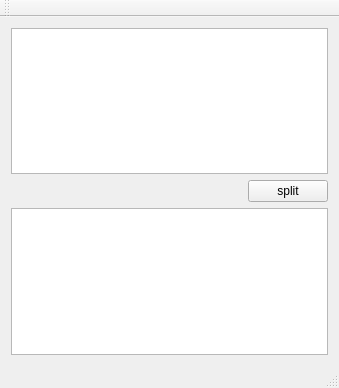
<?xml version="1.0" encoding="UTF-8"?>
<ui version="4.0">
 <class>MainWindow</class>
 <widget class="QMainWindow" name="MainWindow">
  <property name="geometry">
   <rect>
    <x>0</x>
    <y>0</y>
    <width>339</width>
    <height>388</height>
   </rect>
  </property>
  <property name="windowTitle">
   <string>cppjieba-demo</string>
  </property>
  <widget class="QWidget" name="centralWidget">
   <layout class="QVBoxLayout" name="verticalLayout">
    <item>
     <widget class="QPlainTextEdit" name="plainTextEdit">
      <property name="maximumSize">
       <size>
        <width>16777215</width>
        <height>500</height>
       </size>
      </property>
     </widget>
    </item>
    <item>
     <layout class="QHBoxLayout" name="horizontalLayout">
      <item>
       <spacer name="horizontalSpacer">
        <property name="orientation">
         <enum>Qt::Horizontal</enum>
        </property>
        <property name="sizeHint" stdset="0">
         <size>
          <width>40</width>
          <height>20</height>
         </size>
        </property>
       </spacer>
      </item>
      <item>
       <widget class="QPushButton" name="splitButton">
        <property name="text">
         <string>split</string>
        </property>
       </widget>
      </item>
     </layout>
    </item>
    <item>
     <widget class="QListWidget" name="listWidget"/>
    </item>
   </layout>
  </widget>
  <widget class="QMenuBar" name="menuBar">
   <property name="geometry">
    <rect>
     <x>0</x>
     <y>0</y>
     <width>339</width>
     <height>23</height>
    </rect>
   </property>
  </widget>
  <widget class="QToolBar" name="mainToolBar">
   <attribute name="toolBarArea">
    <enum>TopToolBarArea</enum>
   </attribute>
   <attribute name="toolBarBreak">
    <bool>false</bool>
   </attribute>
  </widget>
  <widget class="QStatusBar" name="statusBar"/>
 </widget>
 <layoutdefault spacing="6" margin="11"/>
 <resources/>
 <connections/>
</ui>
